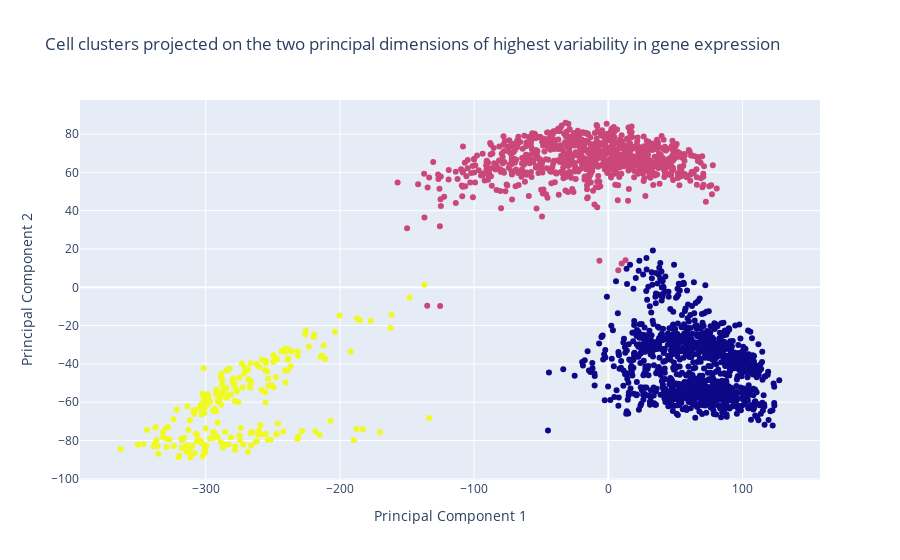

Write notebook code for a chart like this one.
### Code cell
fig = go.Figure()
fig.add_traces(
    go.Scatter(
        x=X_redux[:, 0],
        y=X_redux[:, 1],
        mode="markers",
        marker={
            "color":kmeans_3.labels_
        }
    )
)
fig.update_layout(
    title_text = "Cell clusters projected on the two principal dimensions of highest variability in gene expression"
)
fig.update_xaxes(title_text="Principal Component 1")
fig.update_yaxes(title_text="Principal Component 2")
fig.show()

### Figure 1 — Plotly figure (JSON) as saved in the notebook; plotly's stock layout.template omitted (floating-point values rounded to 4 significant figures; data arrays with more than 128 entries replaced by an {"elided": "..."} marker saying what was removed)
{"data": [{"marker": {"color": {"elided": "2169 int values"}}, "mode": "markers", "type": "scatter", "x": {"elided": "2169 float values"}, "y": {"elided": "2169 float values"}}], "layout": {"title": {"text": "Cell clusters projected on the two principal dimensions of highest variability in gene expression"}, "xaxis": {"title": {"text": "Principal Component 1"}}, "yaxis": {"title": {"text": "Principal Component 2"}}}}
